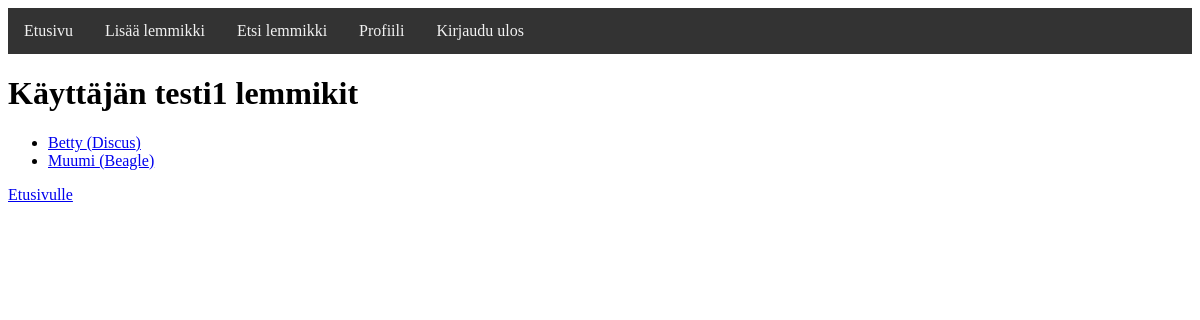
/user/4 (signed in), run on the app's committed database.
### tables this page shows
CREATE TABLE users (
    id INTEGER PRIMARY KEY,
    username TEXT UNIQUE,
    password_hash TEXT
);

CREATE TABLE pets (
    id INTEGER PRIMARY KEY AUTOINCREMENT,
    animal_id INTEGER NOT NULL,
    breed_id INTEGER NOT NULL,
    pet_name TEXT NOT NULL,
    description TEXT, user_id INTEGER REFERENCES users(id),
    FOREIGN KEY (animal_id) REFERENCES animals(id),
    FOREIGN KEY (breed_id) REFERENCES breeds(id)
);

CREATE TABLE breeds (
    id INTEGER PRIMARY KEY AUTOINCREMENT,
    animal_id INTEGER,
    breed_name TEXT NOT NULL,
    FOREIGN KEY (animal_id) REFERENCES animals(id)
);

### app.py (the view)
@app.route("/user/<int:user_id>")
def user_profile(user_id):
    user = db.query("SELECT username FROM users WHERE id = ?", [user_id])
    if not user:
        abort(404)
    username = user[0][0]
    pets_list = db.query("""
        SELECT p.id, p.pet_name, b.breed_name
        FROM pets p
        JOIN breeds b ON p.breed_id = b.id
        WHERE p.user_id = ?
        ORDER BY p.pet_name
    """, [user_id])
    return render_template("user_profile.html", username=username, pets=pets_list)

### app.py (called while the page is built)
@app.context_processor
def inject_user_id():
    user_id = None
    if "username" in session:
        result = db.query("SELECT id FROM users WHERE username = ?", [session["username"]])
        if result:
            user_id = result[0][0]
    return dict(session_user_id=user_id)

### db.py (called while the page is built)
def get_connection():
    con = sqlite3.connect("database.db")
    con.execute("PRAGMA foreign_keys = ON")
    con.row_factory = sqlite3.Row
    return con

def query(sql, params=[]):
    con = get_connection()
    result = con.execute(sql, params).fetchall()
    con.close()
    return result

### templates/user_profile.html (shortened to what this page needs)
{% extends "base.html" %}
{% block content %}
  <h1>Käyttäjän {{ username }} lemmikit</h1>
  {% if pets %}
    <ul>
      {% for pet in pets %}
        <li><a href="/pet/{{ pet.id }}">{{ pet.pet_name }} ({{ pet.breed_name }})</a></li>
      {% endfor %}
    </ul>
  {% else %}
    <p>Käyttäjällä ei ole vielä lemmikkejä.</p>
  {% endif %}
  <p><a href="/">Etusivulle</a></p>
{% endblock %}

### data on the page
users: username "testi1"
pets: pet_name "Betty", breed_name "Discus"
pets: pet_name "Muumi", breed_name "Beagle"
